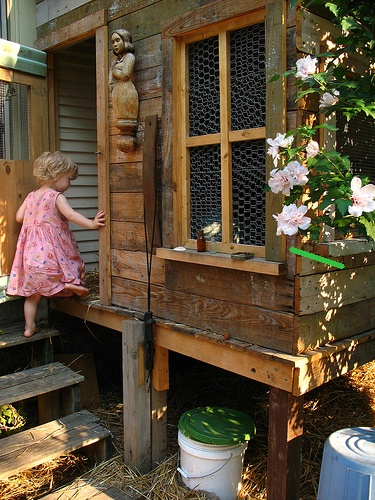
#> input picture data/samples/defect.jpg, 375 x 500 px; its folder holds only this picture in this run
$ python generate_samples.py --clean-dir ../../../data/samples --output-dir out
#> lines starting #> are read from the running program, lines starting #| are printed output that depends on the picture
### backend/app/ml/degradations.py
"""Controlled degradations make label generation reproducible without external AI services."""
import cv2
import numpy as np

ISSUES = ("blur", "underexposure", "overexposure", "noise", "defect", "severe_degradation")

def apply_degradation(image: np.ndarray, issue: str, rng: np.random.Generator) -> np.ndarray:
    output = image.copy()
    if issue == "blur":
        k = int(rng.choice([5, 7, 9, 11])); return cv2.GaussianBlur(output, (k, k), 0)
    if issue == "underexposure":
        return cv2.convertScaleAbs(output, alpha=float(rng.uniform(.3, .65)), beta=-int(rng.integers(5, 25)))
    if issue == "overexposure":
        return cv2.convertScaleAbs(output, alpha=float(rng.uniform(1.35, 2.0)), beta=int(rng.integers(20, 70)))
    if issue == "noise":
        noise = rng.normal(0, float(rng.uniform(15, 35)), output.shape).astype(np.int16)
        return np.clip(output.astype(np.int16) + noise, 0, 255).astype(np.uint8)
    if issue == "defect":
        h, w = output.shape[:2]
        for _ in range(int(rng.integers(1, 4))):
            x, y = int(rng.integers(0, w)), int(rng.integers(0, h))
            size = max(3, int(min(h, w) * rng.uniform(.02, .12)))
            color = tuple(int(v) for v in rng.integers(0, 256, size=3))
            if rng.random() > .5:
                cv2.rectangle(output, (x, y), (min(w - 1, x + size), min(h - 1, y + size)), color, -1)
            else:
                cv2.line(output, (x, y), (min(w - 1, x + size * 3), min(h - 1, y + size)), color, max(1, size // 5))
        return output
    if issue == "severe_degradation":
        # Downscale/upscale removes detail; severe JPEG compression adds blocking and ringing artifacts.
        h, w = output.shape[:2]
        scale = float(rng.uniform(.08, .22))
        small_w, small_h = max(16, int(w * scale)), max(16, int(h * scale))
        output = cv2.resize(output, (small_w, small_h), interpolation=cv2.INTER_AREA)
        output = cv2.resize(output, (w, h), interpolation=cv2.INTER_NEAREST)
        quality = int(rng.integers(4, 20))
        ok, encoded = cv2.imencode(".jpg", output, [cv2.IMWRITE_JPEG_QUALITY, quality])
        return cv2.imdecode(encoded, cv2.IMREAD_COLOR) if ok else output
    raise ValueError(f"Unknown issue: {issue}")

### backend/app/ml/generate_samples.py
"""Create reproducible demo images from one clean source image."""
import argparse
from pathlib import Path
import cv2
import numpy as np
from .degradations import ISSUES, apply_degradation

def generate(clean_dir: Path, output_dir: Path, seed: int = 20260828):
#> called with seed = 20260828
    candidates = sorted(path for path in clean_dir.rglob("*") if path.suffix.lower() in {".jpg", ".jpeg", ".png", ".webp", ".bmp"})
    if not candidates:
        raise RuntimeError(f"No supported images found in {clean_dir}")
    source = cv2.imread(str(candidates[0]))
#> source is the input picture: shape (500, 375, 3); mean B, G, R 57, 78.4, 93.4
    if source is None:
        raise RuntimeError(f"Unable to read {candidates[0]}")
    output_dir.mkdir(parents=True, exist_ok=True)
    cv2.imwrite(str(output_dir / "clean.jpg"), source)
    rng = np.random.default_rng(seed)
    for issue in ISSUES:
        cv2.imwrite(str(output_dir / f"{issue}.jpg"), apply_degradation(source, issue, rng))
#> in apply_degradation, `return cv2.GaussianBlur(output, (k, k), 0)`:
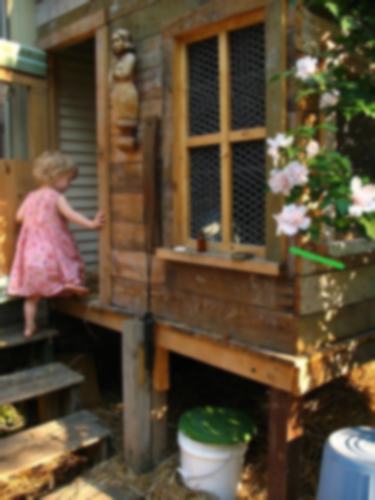
#> returned value: shape (500, 375, 3); mean of channels 0, 1, 2 57, 78.4, 93.4; drawn as B, G, R
    print({"source": str(candidates[0]), "output_dir": str(output_dir), "samples": ["clean", *ISSUES]})

if __name__ == "__main__":
    parser = argparse.ArgumentParser()
    parser.add_argument("--clean-dir", type=Path, required=True)
    parser.add_argument("--output-dir", type=Path, required=True)
    args = parser.parse_args(); generate(args.clean_dir, args.output_dir)
